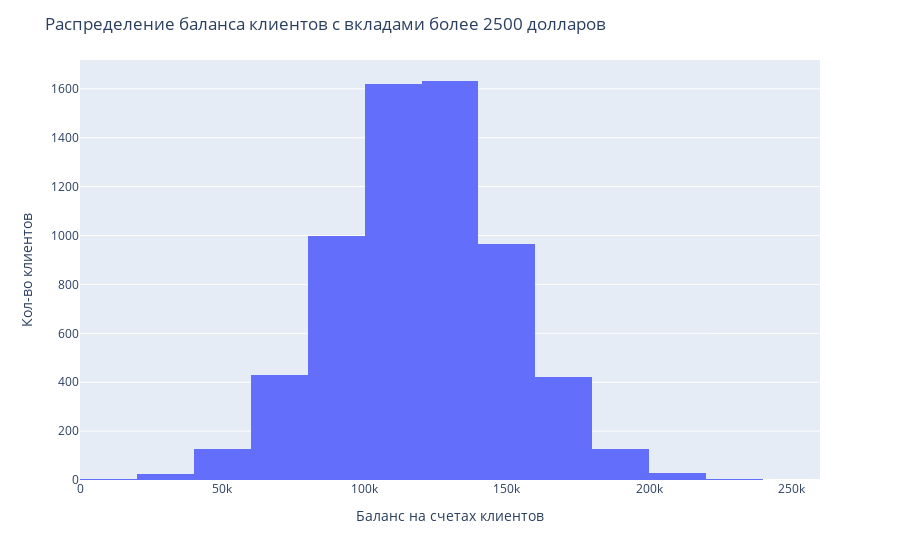

The cell this chart's notebook holds for it:
### Markdown cell above
9.2. Постройте график, показывающий распределение баланса пользователей, у которых на счету больше 2 500 долларов. Опишите распределение и сделайте выводы.

### Code cell
fig2 = px.histogram(
    churn_data[churn_data['Balance']>2500],
    x = 'Balance',
    nbins = 20
)
fig2.update_layout(title="Распределение баланса клиентов с вкладами более 2500 долларов",
                  xaxis_title="Баланс на счетах клиентов",
                  yaxis_title="Кол-во клиентов")
fig2.show()

### Figure 1 — Plotly figure (JSON) as saved in the notebook; plotly's stock layout.template omitted (floating-point values rounded to 4 significant figures; data arrays with more than 128 entries replaced by an {"elided": "..."} marker saying what was removed)
{"data": [{"alignmentgroup": "True", "bingroup": "x", "hovertemplate": "Balance=%{x}<br>count=%{y}<extra></extra>", "legendgroup": "", "marker": {"color": "#636efa", "pattern": {"shape": ""}}, "name": "", "nbinsx": 20, "offsetgroup": "", "orientation": "v", "showlegend": false, "type": "histogram", "x": {"elided": "6383 float values"}, "xaxis": "x", "yaxis": "y"}], "layout": {"barmode": "relative", "legend": {"tracegroupgap": 0}, "margin": {"t": 60}, "title": {"text": "Распределение баланса клиентов с вкладами более 2500 долларов"}, "xaxis": {"anchor": "y", "domain": [0, 1], "title": {"text": "Баланс на счетах клиентов"}}, "yaxis": {"anchor": "x", "domain": [0, 1], "title": {"text": "Кол-во клиентов"}}}}
